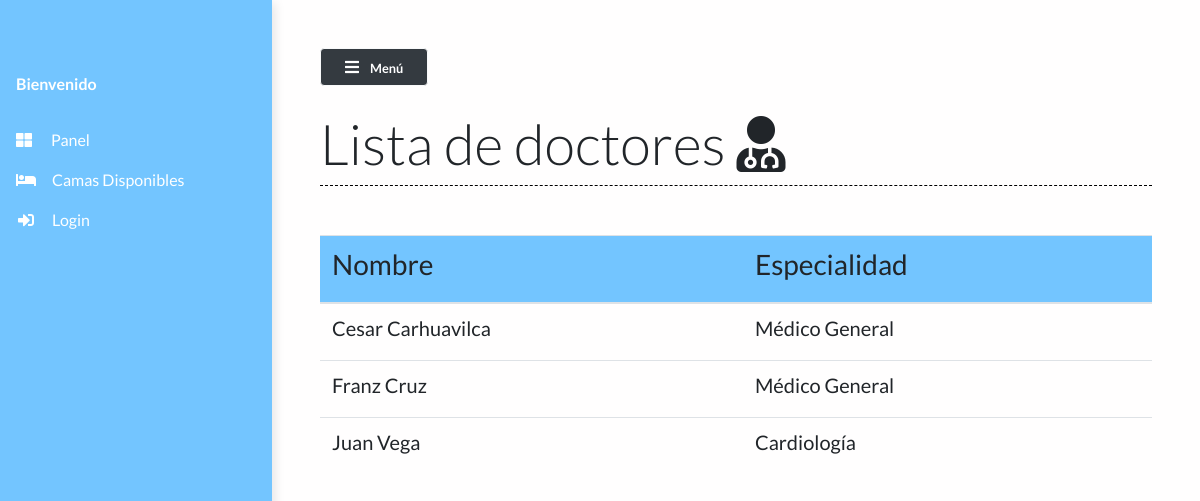
Page /doctor_list/ on the earlier database version.
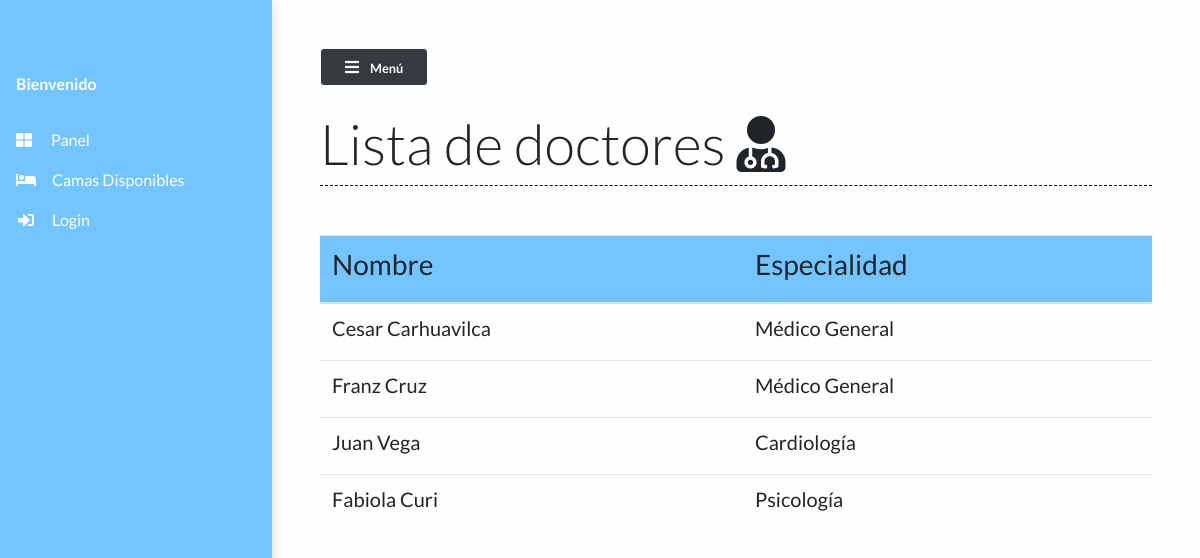
Same page on the later database version.
### main/models.py (models this page shows, shortened)
class Doctor(models.Model):
    name = models.CharField(max_length=100)
    especialidad = models.CharField(max_length=50)

### main/views.py (the view)
# urls.py: path("doctor_list/", views.doctor_list, name="doctor_list"),
def doctor_list(request):
    doctors = Doctor.objects.all()
    context = {'doctors':doctors}
    return render(request, 'main/doctor_list.html', context)

### main/templates/main/doctor_list.html
{% extends 'main/base.html' %}
{% load static %}
{% block contentTitle %}
Lista de doctores <i class="fa fa-user-md"></i>
{% endblock contentTitle %}
{% block content %}
<div class="table-responsive mt-3">
    <table class="table table-hover">
        <thead>
            <th>
                <h3>Nombre</h3>
            </th>
            <th>
                <h3>Especialidad</h3>
            </th>
        </thead>
        <tbody>
            {% for doctor in doctors %}
            <tr class="mx-auto">
                <td scope="row">
                    <h5>{{ doctor.name}}</h5>
                </td>
                <td scope="row">
                    <h5>{{ doctor.especialidad}}</h5>
                </td>
            </tr>
            {% endfor %}
        </tbody>
    </table>
</div>
{% endblock content %}

Differences in the rows shown:
added Doctor: name "Fabiola Curi", especialidad "Psicología"
